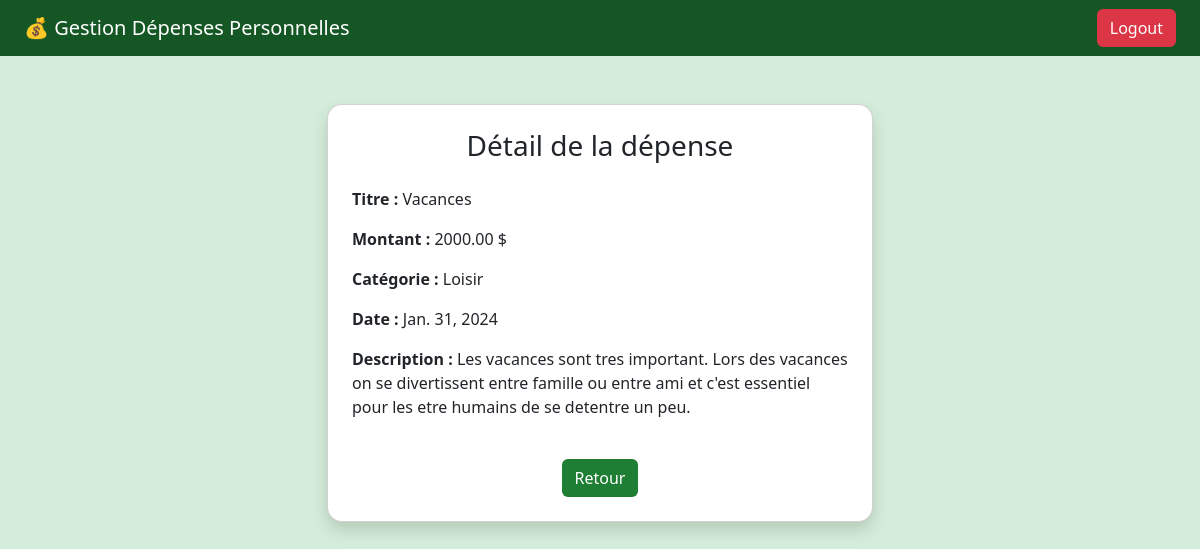
The app's page /detail/7/ (signed in) with its own data.
### depenses/models.py (models this page shows, shortened)
class Depense(models.Model):
    utilisateur = models.ForeignKey(User, on_delete=models.CASCADE)
    titre = models.CharField(max_length=100)
    montant = models.DecimalField(max_digits=10, decimal_places=2)
    categorie = models.CharField(max_length=50)
    date = models.DateField()
    description = models.TextField(blank=True, null=True)

### depenses/views.py (the view)
# urls.py: path('detail/<int:id>/', views.detail_depense, name='detail_depense'),
@login_required
def detail_depense(request, id):
    depense = get_object_or_404(
        Depense,
        id=id,
        utilisateur=request.user
    )
    return render(request, 'depenses/detail.html', {'depense': depense})

### depenses/templates/depenses/detail.html
{% extends 'base.html' %}
{% block content %}
<div class="row justify-content-center">
    <div class="col-md-6">
        <div class="card p-4 shadow">
            <h3 class="mb-4 text-center">Détail de la dépense</h3>
            <p><strong>Titre :</strong> {{ depense.titre }}</p>
            <p><strong>Montant :</strong> {{ depense.montant }} $</p>
            <p><strong>Catégorie :</strong> {{ depense.categorie }}</p>
            <p><strong>Date :</strong> {{ depense.date }}</p>
            <p><strong>Description :</strong> {{ depense.description }}</p>
            <div class="text-center mt-4">
                <a href="{% url 'liste_depenses' %}" class="btn btn-custom">
                    Retour
                </a>
            </div>
        </div>
    </div>
</div>
{% endblock %}

### depenses/templates/base.html (style rules this page uses)
body { background-color: #d4edda; }
.btn-custom { background-color: #1e7e34; color: white; }
.card { border-radius: 15px; }

### records on screen
Depense: titre "Vacances", montant "2000.00", categorie "Loisir", date "Jan. 31, 2024", description "Les vacances sont tres important. Lors des vacances on se divertissent entre famille ou entre ami et c'est essentiel pour les etre humains de se detentre un peu."
